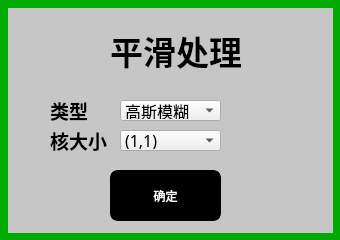
<?xml version="1.0" encoding="UTF-8"?>
<ui version="4.0">
 <class>blur</class>
 <widget class="QWidget" name="blur">
  <property name="geometry">
   <rect>
    <x>0</x>
    <y>0</y>
    <width>340</width>
    <height>240</height>
   </rect>
  </property>
  <property name="windowTitle">
   <string>Form</string>
  </property>
  <widget class="QLabel" name="label_4">
   <property name="geometry">
    <rect>
     <x>110</x>
     <y>30</y>
     <width>131</width>
     <height>41</height>
    </rect>
   </property>
   <property name="font">
    <font>
     <family>楷体</family>
     <pointsize>25</pointsize>
     <weight>75</weight>
     <bold>true</bold>
    </font>
   </property>
   <property name="text">
    <string>平滑处理</string>
   </property>
  </widget>
  <widget class="QLabel" name="label">
   <property name="geometry">
    <rect>
     <x>50</x>
     <y>130</y>
     <width>61</width>
     <height>21</height>
    </rect>
   </property>
   <property name="font">
    <font>
     <family>华文行楷</family>
     <pointsize>14</pointsize>
     <weight>75</weight>
     <bold>true</bold>
    </font>
   </property>
   <property name="text">
    <string>核大小</string>
   </property>
  </widget>
  <widget class="QComboBox" name="comboBox">
   <property name="geometry">
    <rect>
     <x>120</x>
     <y>130</y>
     <width>101</width>
     <height>21</height>
    </rect>
   </property>
   <property name="font">
    <font>
     <family>华文细黑</family>
     <pointsize>12</pointsize>
     <weight>50</weight>
     <bold>false</bold>
    </font>
   </property>
   <item>
    <property name="text">
     <string>(1,1)</string>
    </property>
   </item>
   <item>
    <property name="text">
     <string>(3,3)</string>
    </property>
   </item>
   <item>
    <property name="text">
     <string>(5,5)</string>
    </property>
   </item>
   <item>
    <property name="text">
     <string>(7,7)</string>
    </property>
   </item>
   <item>
    <property name="text">
     <string>(9,9)</string>
    </property>
   </item>
   <item>
    <property name="text">
     <string>(11,11)</string>
    </property>
   </item>
   <item>
    <property name="text">
     <string>(13,13)</string>
    </property>
   </item>
   <item>
    <property name="text">
     <string>(15,15)</string>
    </property>
   </item>
   <item>
    <property name="text">
     <string>(17,17)</string>
    </property>
   </item>
   <item>
    <property name="text">
     <string>(19,19)</string>
    </property>
   </item>
  </widget>
  <widget class="QLabel" name="label_7">
   <property name="geometry">
    <rect>
     <x>0</x>
     <y>0</y>
     <width>341</width>
     <height>241</height>
    </rect>
   </property>
   <property name="styleSheet">
    <string notr="true">border:8px solid rgb(0, 170, 0);
background-color: rgb(198, 198, 198);</string>
   </property>
   <property name="text">
    <string/>
   </property>
  </widget>
  <widget class="QPushButton" name="pushButton">
   <property name="geometry">
    <rect>
     <x>110</x>
     <y>170</y>
     <width>111</width>
     <height>51</height>
    </rect>
   </property>
   <property name="styleSheet">
    <string notr="true">#pushButton{
	background-color:rgb(0,0,0);
	color:rgb(255,255,255);
	border:3px solid rgb(0,0,0);
	border-radius:8px
}
#pushButton:hover{
	background-color:rgb(255,255,255);
	color:rgb(0,0,0);
}
#pushButton:pressed{
	padding-top:5px;
	padding-left:5px;
}</string>
   </property>
   <property name="text">
    <string>确定</string>
   </property>
  </widget>
  <widget class="QLabel" name="label_2">
   <property name="geometry">
    <rect>
     <x>50</x>
     <y>100</y>
     <width>61</width>
     <height>21</height>
    </rect>
   </property>
   <property name="font">
    <font>
     <family>华文行楷</family>
     <pointsize>14</pointsize>
     <weight>75</weight>
     <bold>true</bold>
    </font>
   </property>
   <property name="text">
    <string>类型</string>
   </property>
  </widget>
  <widget class="QComboBox" name="comboBox_2">
   <property name="geometry">
    <rect>
     <x>120</x>
     <y>100</y>
     <width>101</width>
     <height>21</height>
    </rect>
   </property>
   <property name="font">
    <font>
     <family>华文细黑</family>
     <pointsize>12</pointsize>
     <weight>50</weight>
     <bold>false</bold>
    </font>
   </property>
   <item>
    <property name="text">
     <string>高斯模糊</string>
    </property>
   </item>
   <item>
    <property name="text">
     <string>均值模糊</string>
    </property>
   </item>
   <item>
    <property name="text">
     <string>方框模糊</string>
    </property>
   </item>
  </widget>
  <zorder>label_7</zorder>
  <zorder>label_4</zorder>
  <zorder>label</zorder>
  <zorder>comboBox</zorder>
  <zorder>pushButton</zorder>
  <zorder>label_2</zorder>
  <zorder>comboBox_2</zorder>
 </widget>
 <resources/>
 <connections/>
</ui>
